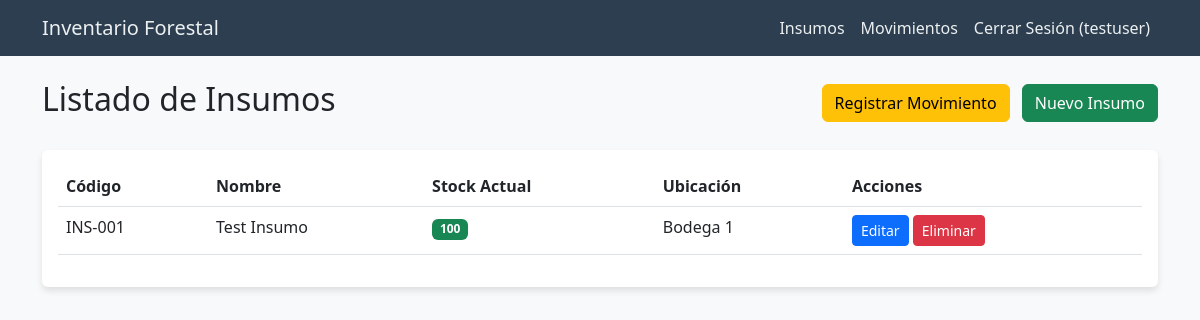
Screenshot of / (signed in) with the database file from the repository.
### inventario/models.py (models this page shows, shortened)
class Insumo(models.Model):
    codigo = models.CharField(max_length=50, unique=True, verbose_name="Código")
    nombre = models.CharField(max_length=100, verbose_name="Nombre")
    descripcion = models.TextField(verbose_name="Descripción", blank=True)
    stock_actual = models.IntegerField(default=0, verbose_name="Stock Actual")
    ubicacion = models.CharField(max_length=100, verbose_name="Ubicación")

### inventario/views.py (the view)
# urls.py: path('', views.InsumoListView.as_view(), name='insumo_list'),
class InsumoListView(LoginRequiredMixin, ListView):
    model = Insumo
    template_name = 'inventario/insumo_list.html'
    context_object_name = 'insumos'

### inventario/templates/inventario/insumo_list.html
{% extends 'inventario/base.html' %}
{% block content %}
<div class="d-flex justify-content-between align-items-center mb-4">
    <h2>Listado de Insumos</h2>
    <div>
        <a href="{% url 'movimiento_create' %}" class="btn btn-warning me-2">Registrar Movimiento</a>
        <a href="{% url 'insumo_create' %}" class="btn btn-success">Nuevo Insumo</a>
    </div>
</div>
<div class="card">
    <div class="card-body">
        <div class="table-responsive">
            <table class="table table-hover">
                <thead>
                    <tr>
                        <th>Código</th>
                        <th>Nombre</th>
                        <th>Stock Actual</th>
                        <th>Ubicación</th>
                        <th>Acciones</th>
                    </tr>
                </thead>
                <tbody>
                    {% for insumo in insumos %}
                    <tr>
                        <td>{{ insumo.codigo }}</td>
                        <td>{{ insumo.nombre }}</td>
                        <td>
                            <span
                                class="badge {% if insumo.stock_actual > 10 %}bg-success{% elif insumo.stock_actual > 0 %}bg-warning{% else %}bg-danger{% endif %}">
                                {{ insumo.stock_actual }}
                            </span>
                        </td>
                        <td>{{ insumo.ubicacion }}</td>
                        <td>
                            <a href="{% url 'insumo_update' insumo.pk %}" class="btn btn-sm btn-primary">Editar</a>
                            <a href="{% url 'insumo_delete' insumo.pk %}" class="btn btn-sm btn-danger">Eliminar</a>
                        </td>
                    </tr>
                    {% empty %}
                    <tr>
                        <td colspan="5" class="text-center">No hay insumos registrados.</td>
                    </tr>
                    {% endfor %}
                </tbody>
            </table>
        </div>
    </div>
</div>
{% endblock %}

### inventario/templates/inventario/base.html (shortened to what this page needs)
<!DOCTYPE html>
<html lang="es">
<head>
    <link href="https://cdn.jsdelivr.net/npm/bootstrap@5.3.0/dist/css/bootstrap.min.css" rel="stylesheet">
    <link href="https://cdn.jsdelivr.net/npm/bootstrap-icons@1.10.5/font/bootstrap-icons.css" rel="stylesheet">
</head>
<body>
    <nav class="navbar navbar-expand-lg navbar-dark mb-4">
        <div class="container">
            <a class="navbar-brand" href="{% url 'insumo_list' %}">Inventario Forestal</a>
            <div class="collapse navbar-collapse" id="navbarNav">
                <ul class="navbar-nav ms-auto">
                    {% if user.is_authenticated %}
                    <li class="nav-item">
                        <a class="nav-link" href="{% url 'insumo_list' %}">Insumos</a>
                    </li>
                    <li class="nav-item">
                        <a class="nav-link" href="{% url 'movimiento_list' %}">Movimientos</a>
                    </li>
                    <li class="nav-item">
                        <form action="{% url 'logout' %}" method="post" class="d-inline">
                            <button type="submit" class="btn btn-link nav-link" style="text-decoration: none;">Cerrar
                                Sesión ({{ user.username }})</button>
                        </form>
                    </li>
                    {% else %}
                    <li class="nav-item">
                        <a class="nav-link" href="{% url 'login' %}">Iniciar Sesión</a>
                    </li>
                    {% endif %}
                </ul>
            </div>
        </div>
    </nav>
    <div class="container">
        {% block content %}{% endblock %}
    </div>
</body>
</html>

### inventario/templates/inventario/base.html (style rules this page uses)
body { background-color: #f8f9fa; }
.navbar { background-color: #2c3e50; }
.navbar-brand, .nav-link { color: #ecf0f1 !important; }
.card { border: none; box-shadow: 0 4px 6px rgba(0, 0, 0, 0.1); }

### rows the page displays
Insumo: codigo "INS-001", nombre "Test Insumo", stock_actual "100", ubicacion "Bodega 1"

### other values shown
{{ user.username }} "testuser"
